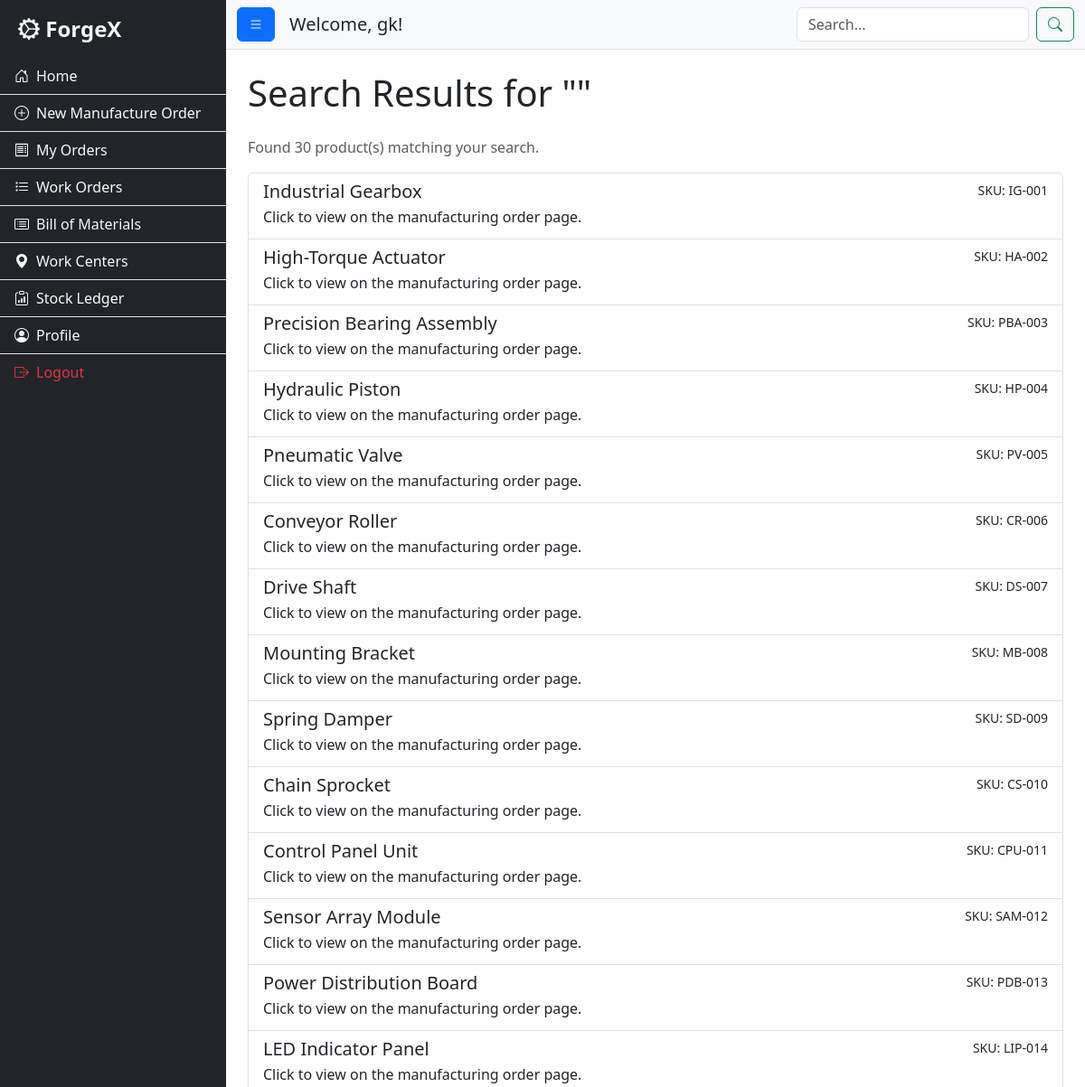
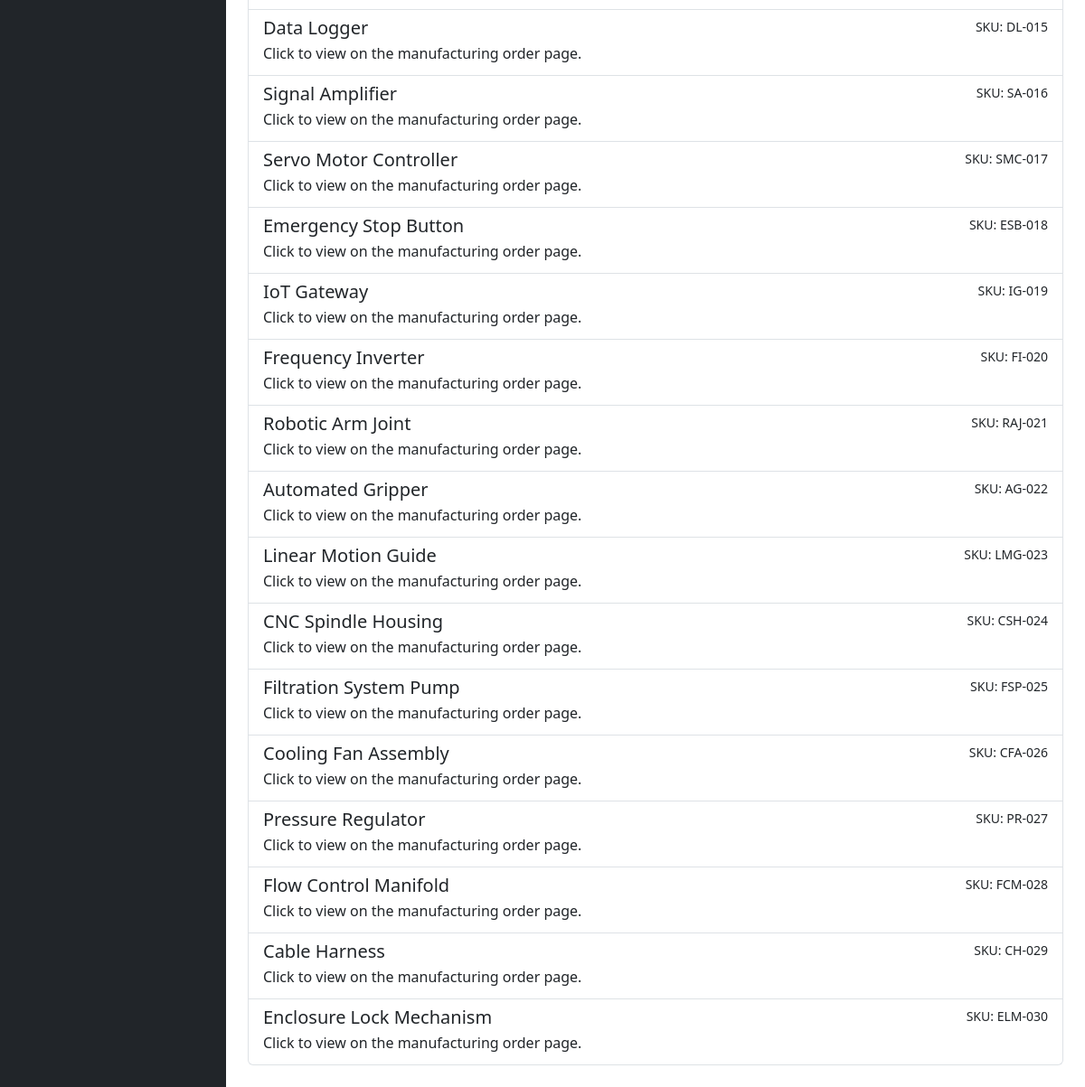
/search (signed in), run on the app's committed database (2 pictures, top to bottom).
### app.py (models this page shows, shortened)
class Product(db.Model):
    id = db.Column(db.String(50), primary_key=True)
    name = db.Column(db.String(100), nullable=False)
    sku = db.Column(db.String(50), unique=True, nullable=False)
    finished_stock = db.Column(db.Integer, default=0)
    bom_items = db.relationship('BomItem', backref='product', lazy=True, cascade="all, delete-orphan")

### app.py (the view, shortened to what this page needs)
@app.route('/search')
@login_required
def search():
    query = request.args.get('q', '').lower()
    page_keywords = {
        'home': 'index', 'dashboard': 'index', 'order': 'my_orders', 'orders': 'my_orders',
        'product': 'products_customer', 'products': 'products_customer', 'manufacture': 'products_customer',
        'work order': 'my_work_orders', 'work orders': 'my_work_orders',
        'bom': 'customer_bill_of_materials', 'bill of materials': 'customer_bill_of_materials',
        'work center': 'customer_work_centers', 'work centers': 'customer_work_centers',
        'stock': 'customer_stock_ledger', 'ledger': 'customer_stock_ledger', 'profile': 'profile',
        'manager': 'manager_dashboard', 'customer orders': 'customer_orders_manager'
    }
    product_results = Product.query.filter(Product.name.ilike(f'%{query}%')).all()
    return render_template('search_results.html', query=query, products=product_results)

### app.py (called while the page is built)
def login_required(f):
    @wraps(f)
    def decorated_function(*args, **kwargs):
        if 'username' not in session:
            flash("Please log in to access this page.", "warning")
            return redirect(url_for('login'))
        user = User.query.filter_by(username=session['username']).first()
        if not user:
            session.clear()
            flash("Your login session was invalid. Please log in again.", "danger")
            return redirect(url_for('login'))
        return f(*args, **kwargs)
    return decorated_function

### templates/search_results.html (shortened to what this page needs)
{% extends "layout.html" %}
{% block content %}
<h1 class="mb-4">Search Results for ""</h1>
{% if products %}
    <p class="text-muted">Found {{ products|length }} product(s) matching your search.</p>
    <div class="list-group">
        {% for product in products %}
        <a href="{{ url_for('products_customer') }}" class="list-group-item list-group-item-action">
            <div class="d-flex w-100 justify-content-between">
                <h5 class="mb-1">{{ product.name }}</h5>
                <small>SKU: {{ product.sku }}</small>
            </div>
            <p class="mb-1">Click to view on the manufacturing order page.</p>
        </a>
        {% endfor %}
    </div>
{% endif %}
{% endblock %}

### templates/layout.html (shortened to what this page needs)
<!DOCTYPE html>
<html lang="en">
<head>
    <link href="https://cdn.jsdelivr.net/npm/bootstrap@5.3.2/dist/css/bootstrap.min.css" rel="stylesheet">
    <link rel="stylesheet" href="https://cdn.jsdelivr.net/npm/bootstrap-icons@1.11.1/font/bootstrap-icons.css">
    <link rel="stylesheet" href="{{ url_for('static', filename='css/style.css') }}">
</head>
<body>
    <div class="d-flex" id="wrapper">
        <div class="bg-dark border-right" id="sidebar-wrapper">
            <div class="sidebar-heading text-light">
                <i class="bi bi-gear-wide-connected"></i> ForgeX
            </div>
            <div class="list-group list-group-flush">
                {% if session.role == 'manager' %}
                    <a href="{{ url_for('manager_dashboard') }}" class="list-group-item list-group-item-action bg-dark text-light"><i class="bi bi-speedometer2 me-2"></i>Dashboard</a>
                    <a href="{{ url_for('customer_orders_manager') }}" class="list-group-item list-group-item-action bg-dark text-light"><i class="bi bi-cart-check me-2"></i>Customer Orders</a>
                    <a href="{{ url_for('manufacturing_orders') }}" class="list-group-item list-group-item-action bg-dark text-light"><i class="bi bi-journal-check me-2"></i>Manufacturing</a>
                    <a href="{{ url_for('work_orders') }}" class="list-group-item list-group-item-action bg-dark text-light"><i class="bi bi-list-task me-2"></i>Work Orders</a>
                    <a href="{{ url_for('bill_of_materials') }}" class="list-group-item list-group-item-action bg-dark text-light"><i class="bi bi-card-list me-2"></i>Bill of Materials</a>
                    <a href="{{ url_for('work_centers') }}" class="list-group-item list-group-item-action bg-dark text-light"><i class="bi bi-cpu me-2"></i>Work Centers</a>
                    <a href="{{ url_for('stock_ledger') }}" class="list-group-item list-group-item-action bg-dark text-light"><i class="bi bi-clipboard-data me-2"></i>Stock & Ledger</a>
                {% else %}
                    <a href="{{ url_for('customer_dashboard') }}" class="list-group-item list-group-item-action bg-dark text-light"><i class="bi bi-house-door me-2"></i>Home</a>
                    <a href="{{ url_for('products_customer') }}" class="list-group-item list-group-item-action bg-dark text-light"><i class="bi bi-plus-circle me-2"></i>New Manufacture Order</a>
                    <a href="{{ url_for('my_orders') }}" class="list-group-item list-group-item-action bg-dark text-light"><i class="bi bi-receipt me-2"></i>My Orders</a>
                    <a href="{{ url_for('my_work_orders') }}" class="list-group-item list-group-item-action bg-dark text-light"><i class="bi bi-list-task me-2"></i>Work Orders</a>
                    <a href="{{ url_for('customer_bill_of_materials') }}" class="list-group-item list-group-item-action bg-dark text-light"><i class="bi bi-card-list me-2"></i>Bill of Materials</a>
                    <a href="{{ url_for('customer_work_centers') }}" class="list-group-item list-group-item-action bg-dark text-light"><i class="bi bi-geo-alt-fill me-2"></i>Work Centers</a>
                    <a href="{{ url_for('customer_stock_ledger') }}" class="list-group-item list-group-item-action bg-dark text-light"><i class="bi bi-clipboard-data me-2"></i>Stock Ledger</a>
                {% endif %}
                <a href="{{ url_for('profile') }}" class="list-group-item list-group-item-action bg-dark text-light"><i class="bi bi-person-circle me-2"></i>Profile</a>
                <a href="{{ url_for('logout') }}" class="list-group-item list-group-item-action bg-dark text-danger"><i class="bi bi-box-arrow-right me-2"></i>Logout</a>
            </div>
        </div>
        <div id="page-content-wrapper">
            <nav class="navbar navbar-expand-lg navbar-light bg-light border-bottom">
                <div class="container-fluid">
                    <button class="btn btn-primary" id="menu-toggle"><i class="bi bi-list"></i></button>
                    <h5 class="ms-3 mb-0 d-none d-md-block">Welcome, {{ session.username }}!</h5>
                    <div class="ms-auto">
                        <form action="{{ url_for('search') }}" method="get" class="d-flex">
                            <input class="form-control me-2" type="search" name="q" placeholder="Search..." aria-label="Search" required>
                            <button class="btn btn-outline-success" type="submit"><i class="bi bi-search"></i></button>
                        </form>
                    </div>
                </div>
            </nav>
            <main class="container-fluid p-4">
                {% block content %}{% endblock %}
            </main>
        </div>
    </div>
</body>
</html>

### static/css/style.css (style rules this page uses)
body { overflow-x: hidden; }
#sidebar-wrapper { min-height: 100vh; width: 250px; margin-left: -250px; transition: margin .25s ease-out; }
#sidebar-wrapper .sidebar-heading { padding: 0.875rem 1.25rem; font-size: 1.5rem; font-weight: bold; }
#sidebar-wrapper .list-group { width: 250px; }
#page-content-wrapper { min-width: 100vw; }
@media (min-width: 768px) { #sidebar-wrapper { margin-left: 0; } }
@media (min-width: 768px) { #page-content-wrapper { min-width: 0; width: 100%; } }

### data on the page
Product: name "Industrial Gearbox", sku "IG-001"
Product: name "High-Torque Actuator", sku "HA-002"
Product: name "Precision Bearing Assembly", sku "PBA-003"
Product: name "Hydraulic Piston", sku "HP-004"
Product: name "Pneumatic Valve", sku "PV-005"
Product: name "Conveyor Roller", sku "CR-006"
Product: name "Drive Shaft", sku "DS-007"
Product: name "Mounting Bracket", sku "MB-008"
Product: name "Spring Damper", sku "SD-009"
Product: name "Chain Sprocket", sku "CS-010"
Product: name "Control Panel Unit", sku "CPU-011"
Product: name "Sensor Array Module", sku "SAM-012"
Product: name "Power Distribution Board", sku "PDB-013"
Product: name "LED Indicator Panel", sku "LIP-014"
Product: name "Data Logger", sku "DL-015"
Product: name "Signal Amplifier", sku "SA-016"
Product: name "Servo Motor Controller", sku "SMC-017"
Product: name "Emergency Stop Button", sku "ESB-018"
Product: name "IoT Gateway", sku "IG-019"
Product: name "Frequency Inverter", sku "FI-020"
Product: name "Robotic Arm Joint", sku "RAJ-021"
Product: name "Automated Gripper", sku "AG-022"
Product: name "Linear Motion Guide", sku "LMG-023"
Product: name "CNC Spindle Housing", sku "CSH-024"
Product: name "Filtration System Pump", sku "FSP-025"
Product: name "Cooling Fan Assembly", sku "CFA-026"
Product: name "Pressure Regulator", sku "PR-027"
Product: name "Flow Control Manifold", sku "FCM-028"
Product: name "Cable Harness", sku "CH-029"
Product: name "Enclosure Lock Mechanism", sku "ELM-030"

### other printed values
{{ session.username }} "gk"
{{ products|length }} "30"
